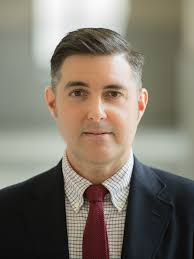
#> input picture 1.jpg, 194 x 259 px
$ python -i image.py   (imports and definitions only)
#> lines starting #> are read from the running program, lines starting #| are printed output that depends on the picture; after the words box and inside, x2 and y2 are one past the last pixel; in counts of white or black regions, pixels touching at a corner belong together
import cv2
import numpy as np
class imgProp:
    def __init__(self,img):
        ##if img.isinstance(cv2.UMat):
            self.width =img.shape[1]
#> self.width = 194
            self.height=img.shape[0]
#> self.height = 259
            self.img = img
            self.center = (self.width//2,self.height//2)
#> self.center = (97, 129)
            self.copyImg = img.copy()
    def getGrayScale(self):
        if self.img is not None:      ##we might often need grayscale of source image in order to apply various effect. I created spreate getter for it.
            return cv2.cvtColor(self.img,cv2.COLOR_RGB2GRAY)
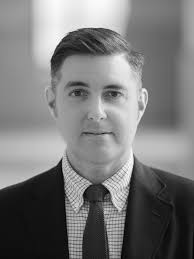
#> returned value: shape (259, 194); min 0, max 255, mean 120.4
        else: return self.img
    def processImage(self):
        blurred = cv2.GaussianBlur(self.getGrayScale(),(5,15),5)
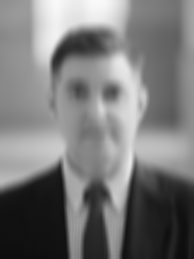
#> blurred: shape (259, 194); min 13, max 249, mean 120.4
        _,threshImg = cv2.threshold(blurred,127,255,cv2.THRESH_BINARY)
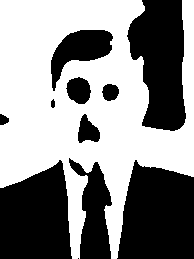
#> threshImg: shape (259, 194); 54.5% white; 11 black regions (1 under 20 px), largest, box (x1, y1, x2, y2) and area: (117, 160, 194, 259) 6252, (0, 160, 72, 259) 5700, (127, 0, 186, 131) 5557
        if(_):
            CannyImg = cv2.Canny(threshImg,50,150)
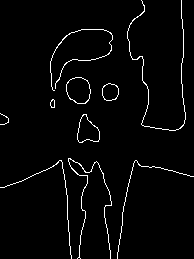
#> CannyImg: shape (259, 194); 2.8% white in thin lines or dots
            return CannyImg

    def drawLinesAndCollide(self,LineLength,angleDiff=36,numberOfLine=10,collidingThreshold=100): ##draws lines and check if there is any colliding or not
        ##can be useful to detect specific features if i keep on improving
        a = 0
        for i in range(numberOfLine):
            for j in range(LineLength):
                y = self.center[0]+int(-j*np.sin(a*np.pi/180))
                x = self.center[1]+int(j*np.cos(a*np.pi/180))
                if(y<self.height and x<self.width):
                    if(self.getGrayScale()[y][x]>collidingThreshold):  ##threshold value

                        self.copyImg[y][x] = 0

            a = angleDiff*i

### i will add general menager for handling for showing multiple image and their various effects
## add more feauture for that class

class GeneralImageDisplay():
    def __init__(self):
        self.imageList = []
    def addToList(self,image):
        if(image.isinstance(cv2.Umat)):
            self.imageList.append()

    def showAllImages(self):
        index = 0
        for img in self.imageList:
            cv2.imshow("index",img)
            index+=1

# [1 line not run here, left out]

>>> import cv2
>>> picture = cv2.cvtColor(cv2.imread('1.jpg'), cv2.COLOR_BGR2RGB)
>>> result = imgProp(picture).processImage()
